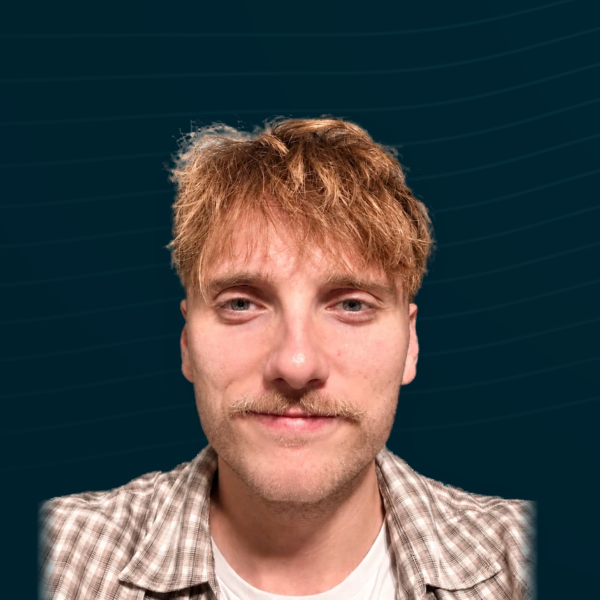
#> input picture nazar-linkedin/NAZAR-photo-profil-2.jpg, 1200 x 1200 px (shown at 1/2 size)
$ python -i photo-compose.py   (imports and definitions only)
#> lines starting #> are read from the running program, lines starting #| are printed output that depends on the picture
# -*- coding: utf-8 -*-
"""Pose le portrait detoure sur le fond de la banniere.

Trois precautions :
  - le feuillage que le masque a laisse passer est retire sur un critere de
    teinte, puis le vert qui deteint sur les bords est neutralise ;
  - les epaules touchent les bords de la photo d'origine : elles y sont
    estompees, sinon le cadre de la source apparait en trait net ;
  - le cadrage descend jusqu'au bas de la source et place le sommet des
    cheveux a 17 % du haut, pour que le cercle d'affichage de LinkedIn ne
    rogne ni les cheveux ni le menton.
"""
import math, sys, os
sys.path.insert(0, os.path.dirname(os.path.abspath(__file__)))
import numpy as np
from PIL import Image, ImageFilter
import fond_banniere as FB

# Position du disque de la photo dans la banniere, relevee sur une capture du
# profil : LinkedIn pose l'avatar a cheval sur le bord bas, 61 % du disque
# recouvre la banniere, le reste tombe sur la carte blanche. Reproduire cette
# portion precise, plutot qu'un fond qui lui ressemble, est ce qui fait que la
# photo se fond dans la banniere au lieu d'y etre posee.
ZONE = (54.0, 210.5, 360.3, 516.9)

COTE = 1200
NUIT, PROF, HAUT = (0x00,0x21,0x2c), (0x00,0x30,0x3f), (0x0a,0x4a,0x60)
ACC = (0x7f,0xd8,0xee)

def fond(n=COTE):
    return Image.fromarray(FB.rendu(ZONE[0], ZONE[1], ZONE[2], ZONE[3], n).astype(np.uint8))

def nettoie(im, marge=34):
    a = np.asarray(im).astype(np.float32)
    rgb, al = a[..., :3], a[..., 3]
    r, v, b = rgb[..., 0], rgb[..., 1], rgb[..., 2]
    h, w = al.shape

    # Seuils releves sur l'image elle-meme. Le rapport vert/bleu separe le
    # feuillage (1,73 a 1,80) de tout le reste : peau 1,05, barbe 1,09,
    # boucle d'oreille 1,28, chaine 1,00, blazer 0,59, tee-shirt 0,88. Le
    # rapport vert/rouge ecarte en plus la boucle d'oreille, seule a flirter
    # avec le premier seuil.
    feuillage = (v > b*1.26) & (v > r*0.94) & (al > 0)
    m = Image.fromarray(np.where(feuillage, 0, 255).astype(np.uint8))
    m = m.filter(ImageFilter.MinFilter(3)).filter(ImageFilter.GaussianBlur(1.6))
    al = np.minimum(al, np.asarray(m).astype(np.float32))

    # estompage le long des bords de la source, la ou le sujet est coupe net
    ramp = np.ones((h, w), np.float32)
    g = np.clip(np.arange(w)/float(marge), 0, 1)
    ramp *= np.minimum(g, g[::-1])[None, :]
    gb = np.clip((h-1-np.arange(h))/float(marge), 0, 1)
    ramp *= np.maximum(gb, 0)[:, None] * 0 + 1.0  # bas conserve : il touche le bord du cadre
    al *= ramp

    # Sous la machoire droite, un bouquet de feuillage clair touche la barbe :
    # le modele le rattache au sujet et sa couleur ne le distingue plus des
    # poils chauds. Sur cette seule zone, tout ce qui n'est pas pleinement
    # opaque est ecarte. La barbe y est deja dense, le bord franc ne se voit
    # pas, alors que la touffe jaune, elle, n'etait faite que de demi-teintes.
    zx0, zy0, zx1, zy1 = 520, 596, 660, 742
    coin = al[zy0:zy1, zx0:zx1]
    coin[coin < 250] = 0
    al[zy0:zy1, zx0:zx1] = np.asarray(
        Image.fromarray(coin.astype(np.uint8)).filter(ImageFilter.GaussianBlur(.8))
    ).astype(np.float32)

    # Des poils de barbe en bordure ont capte la lumiere jaune-vert du
    # feuillage. Ils appartiennent au sujet, on ne peut donc pas les retirer :
    # on leur retire leur dominante. Le rapport vert/rouge sert de garde-fou,
    # il met hors d'atteinte tout ce qui est chair ou dore : peau 0,81,
    # barbe 0,75, dents 0,64, boucle d'oreille 0,86, chaine 0,84, alors que
    # la lumiere parasite est a 1,03.
    teinte = (al > 4) & (v > b*1.18) & (v > r*0.92)
    v[teinte] = np.minimum(v[teinte], b[teinte]*1.05)
    a[..., 1] = v
    a[..., 3] = al
    return Image.fromarray(np.clip(a, 0, 255).astype(np.uint8))

def cadre(im, hauteur_src):
    al = np.asarray(im)[..., 3]
    ys, xs = np.where(al > 24)
    y0 = ys.min(); y1 = ys.max()
    bande = al[y0:y0 + int((y1-y0)*.45)]
    bxs = np.where(bande.max(axis=0) > 24)[0]
    cxv = (bxs.min() + bxs.max())/2.0
    tete = bxs.max() - bxs.min()
    cote = tete*2.52
    # le bas du cadre coincide avec le bas de la source : pas de vide sous le buste
    gy = hauteur_src - cote
    gx = cxv - cote/2.0
    print('   tete %d px, cote %d, sommet des cheveux a %.0f %% du haut'
          % (tete, cote, (y0-gy)/cote*100))
    return (int(round(gx)), int(round(gy)), int(round(gx+cote)), int(round(gy+cote)))

def fabrique(src_png, sortie):
    brut = Image.open(src_png).convert('RGBA')
    im = nettoie(brut)
    g = cadre(im, brut.size[1])
    toile = Image.new('RGBA', (g[2]-g[0], g[3]-g[1]), (0, 0, 0, 0))
    toile.paste(im, (-g[0], -g[1]))
    toile = toile.resize((COTE, COTE), Image.LANCZOS)

    base = fond().convert('RGBA')
    ombre = Image.new('RGBA', (COTE, COTE), (0, 0, 0, 0))
    ombre.putalpha(toile.getchannel('A').filter(ImageFilter.GaussianBlur(34))
                        .point(lambda v: int(v*.16)))
    base.paste((0, 11, 17), (0, 12), ombre.getchannel('A'))
    base.alpha_composite(toile)
    base.convert('RGB').save(sortie, quality=95)
    print('->', sortie)

# [3 lines not run here, left out]

>>> import cv2
>>> picture = cv2.imread('../NAZAR-photo-profil-2.jpg', cv2.IMREAD_GRAYSCALE)
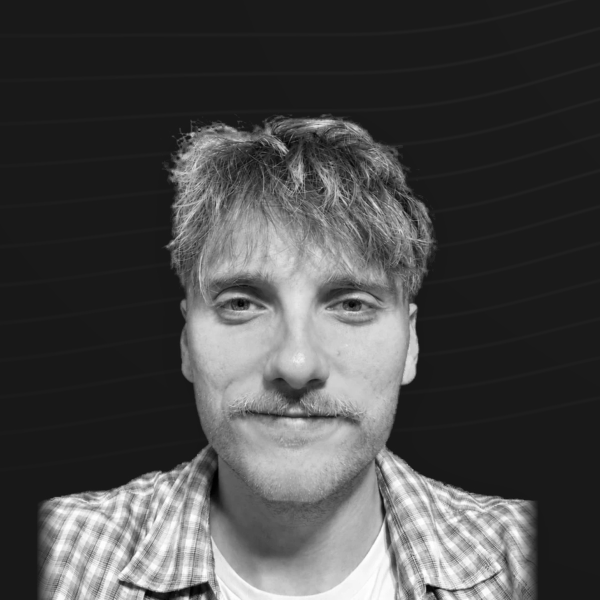
#> picture: shape (1200, 1200) (shown at 1/2 size); min 0, max 255, mean 72.6
>>> result = nettoie(picture)
#> in nettoie, `rgb, al = a[..., :3], a[..., 3]`: rgb = 1200 rows, first 8: [25, 25, 25], [25, 25, 25], [25, 25, 25], [25, 25, 25], [25, 25, 25], [25, 25, 25], [25, 25, 25], [25, 25, 25]; al = 1200 values, max 28 at index 69, min 24 at index 452, mean 24.57
#> in nettoie, `r, v, b = rgb[..., 0], rgb[..., 1], rgb[..., 2]`: r = 1200 values, max 29 at index 493, min 23 at index 455, mean 24.56; v = 1200 values, max 28 at index 69, min 24 at index 448, mean 24.56; b = 1200 values, max 28 at index 69, min 24 at index 451, mean 24.57
#> (the run stopped early here; a loop or call above may not have finished)

$ run again, on nazar-linkedin/NAZAR-photo-profil-3.jpg
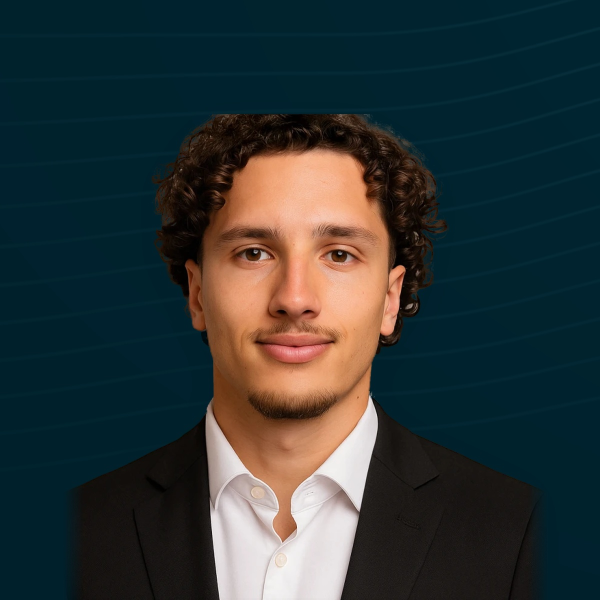
#> input picture nazar-linkedin/NAZAR-photo-profil-3.jpg, 1200 x 1200 px (shown at 1/2 size)
#> `picture = cv2.imread('../NAZAR-photo-profil-2.jpg', cv2.IMREAD_GRAYSCA..`:
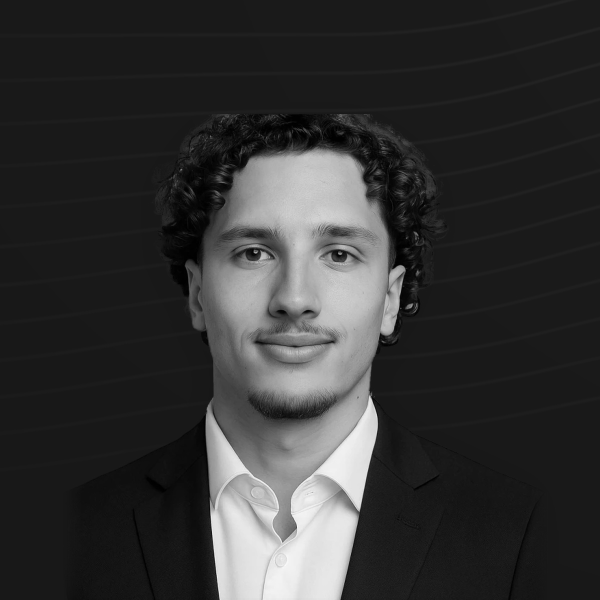
#> picture: shape (1200, 1200) (shown at 1/2 size); min 0, max 255, mean 51.8
#> rgb = 1200 rows, first 8: [25, 25, 25], [25, 25, 25], [25, 25, 25], [25, 25, 25], [25, 25, 25], [25, 25, 25], [25, 25, 25], [25, 25, 25]; al = 1200 values, max 28 at index 69, min 24 at index 452, mean 24.57
#> r = 1200 values, max 29 at index 493, min 23 at index 455, mean 24.56; v = 1200 values, max 28 at index 69, min 24 at index 448, mean 24.56; b = 1200 values, max 28 at index 69, min 24 at index 451, mean 24.57

$ run again, on nazar-linkedin/NAZAR-photo-profil-4.jpg
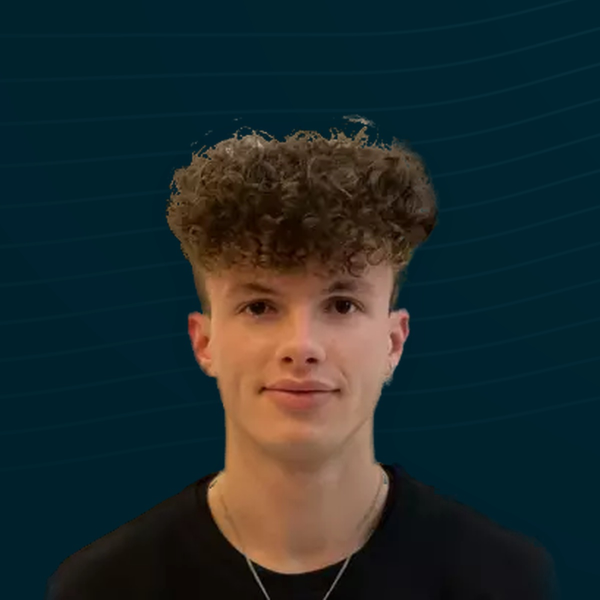
#> input picture nazar-linkedin/NAZAR-photo-profil-4.jpg, 1200 x 1200 px (shown at 1/2 size)
#> `picture = cv2.imread('../NAZAR-photo-profil-2.jpg', cv2.IMREAD_GRAYSCA..`:
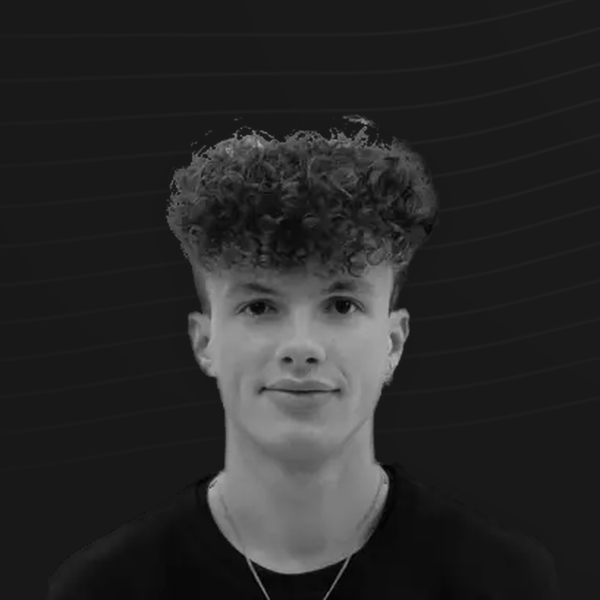
#> picture: shape (1200, 1200) (shown at 1/2 size); min 0, max 189, mean 40.2
#> rgb = 1200 rows, first 8: [25, 25, 25], [25, 25, 25], [25, 25, 25], [25, 25, 25], [25, 25, 25], [25, 25, 25], [25, 25, 25], [25, 25, 25]; al = 1200 values, max 28 at index 69, min 24 at index 452, mean 24.57
#> r = 1200 values, max 29 at index 493, min 23 at index 455, mean 24.56; v = 1200 values, max 28 at index 69, min 24 at index 448, mean 24.56; b = 1200 values, max 28 at index 69, min 24 at index 451, mean 24.57

$ run again, on nazar-linkedin/NAZAR-photo-profil-5.jpg
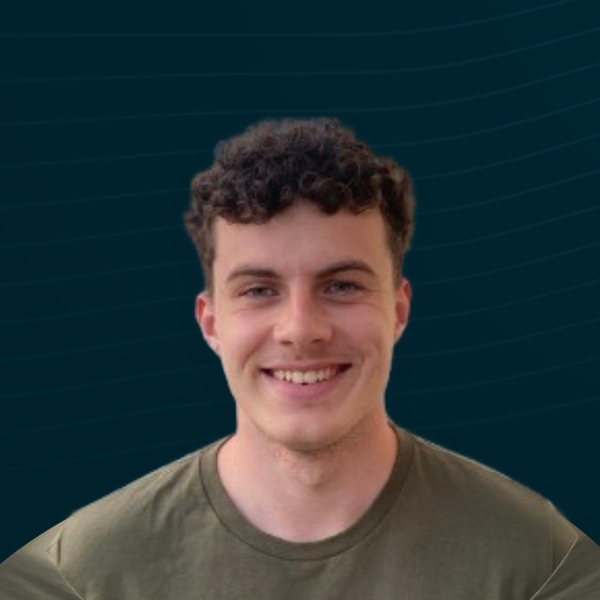
#> input picture nazar-linkedin/NAZAR-photo-profil-5.jpg, 1200 x 1200 px (shown at 1/2 size)
#> `picture = cv2.imread('../NAZAR-photo-profil-2.jpg', cv2.IMREAD_GRAYSCA..`:
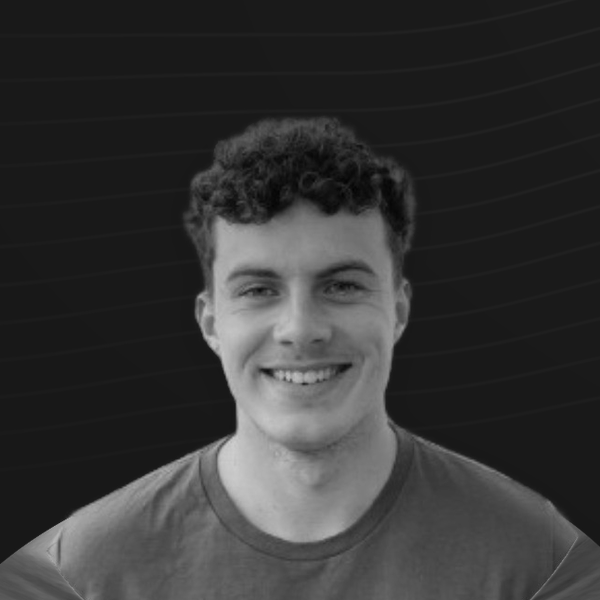
#> picture: shape (1200, 1200) (shown at 1/2 size); min 1, max 207, mean 53.1
#> rgb = 1200 rows, first 8: [25, 25, 25], [25, 25, 25], [25, 25, 25], [25, 25, 25], [25, 25, 25], [25, 25, 25], [25, 25, 25], [25, 25, 25]; al = 1200 values, max 95 at index 1127, min 22 at index 1123, mean 28.19
#> r = 1200 values, max 93 at index 1129, min 22 at index 1125, mean 28.07; v = 1200 values, max 90 at index 1197, min 21 at index 1120, mean 28.07; b = 1200 values, max 91 at index 1199, min 21 at index 1124, mean 28.13
